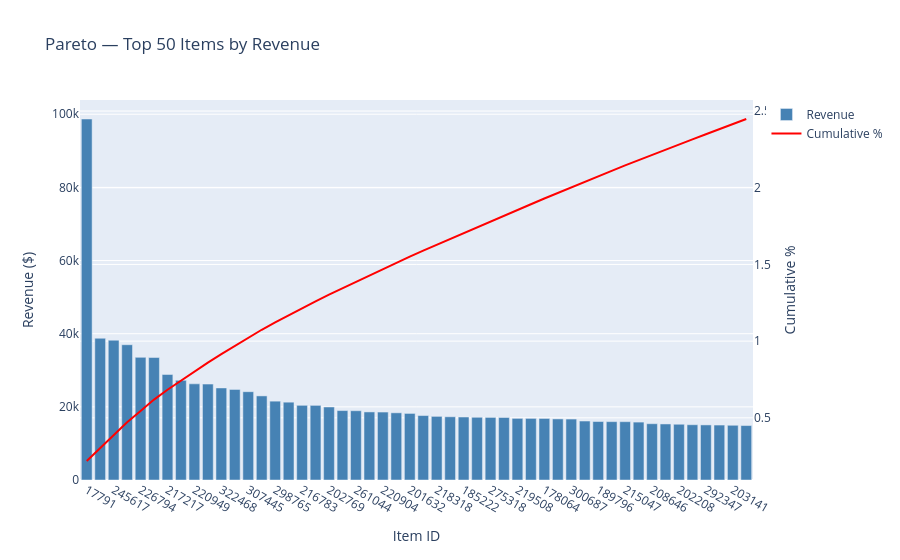

Here is the notebook cell this chart was saved with:
### Code cell
fig = go.Figure()

fig.add_trace(go.Bar(
    x=item_sales.head(50)['ItemID'].astype(str),
    y=item_sales.head(50)['Total_Sales_Dollars'],
    name='Revenue',
    marker_color='steelblue'
))

fig.add_trace(go.Scatter(
    x=item_sales.head(50)['ItemID'].astype(str),
    y=item_sales.head(50)['Cumulative_Pct'],
    name='Cumulative %',
    yaxis='y2',
    line=dict(color='red', width=2)
))

fig.update_layout(
    title='Pareto — Top 50 Items by Revenue',
    yaxis=dict(title='Revenue ($)'),
    yaxis2=dict(title='Cumulative %', overlaying='y', side='right'),
    xaxis=dict(title='Item ID')
)
fig.show()
